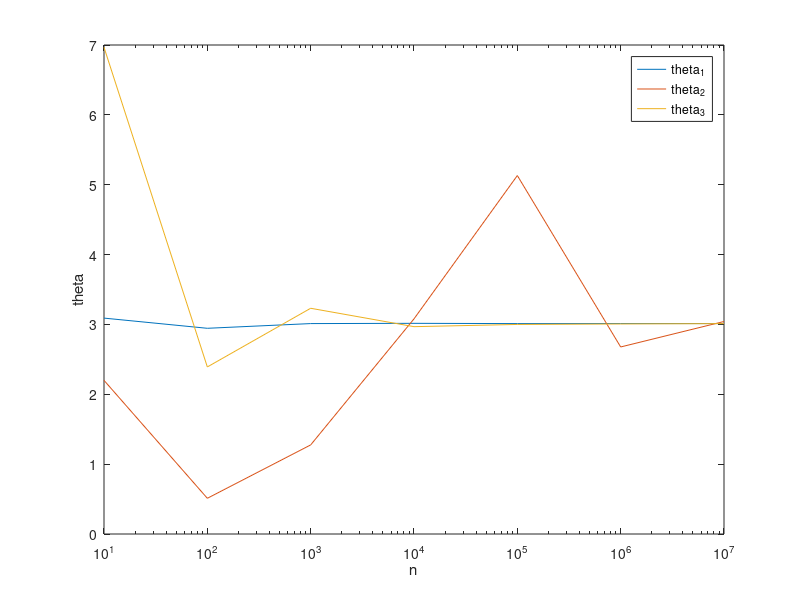
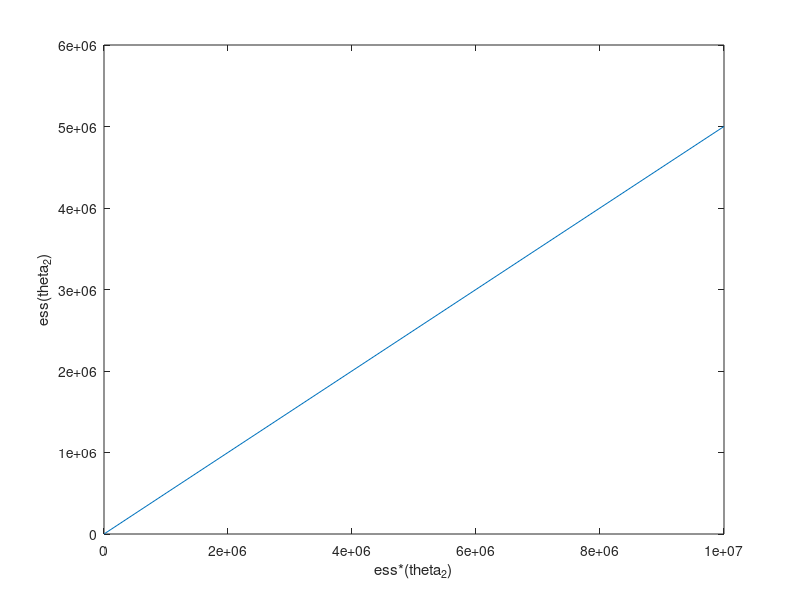
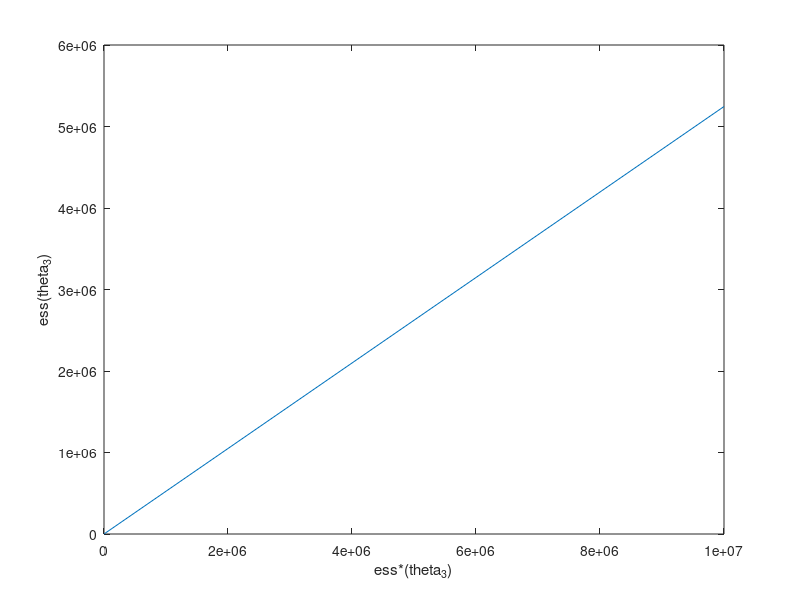

MATLAB code to generate these figures, in order:
clear;clc;close all;


n = 10.^[1:7];
% n = [10:10:100,200:100:1000,2000:1000:10000, 20000:10000:100000, 200000:100000:1000000];
theta = zeros(3,length(n));

h = @(x,y) sqrt(x.^2 + y.^2);
pi_xy = @(x,y) exp(-0.5.*((x-2).^2+(y-2).^2))./(2*pi);

% theta 1
mu1 = 2; sigma1 = 1;
cnt = 1;
for i = n
    x = normrnd(mu1,sigma1,1,i);
    y = normrnd(mu1,sigma1,1,i);
    theta(1,cnt) = sum(h(x,y))/i;
    cnt = cnt+1;
end


% theta 2
mu2 = 0; sigma2 = 1;
cnt = 1;
g = @(x,y) exp(-(1/(2*sigma2^2)).*(x.^2+y.^2))./(2*pi*sigma2^2);
w = @(x,y) pi_xy(x,y)./g(x,y);
for i = n
    x = normrnd(mu2,sigma2,1,i);
    y = normrnd(mu2,sigma2,1,i);
    theta(2,cnt) = sum(w(x,y).*h(x,y)) / i;
    w_mean = mean(w(x,y));
    var_w = sum((w(x,y) - w_mean).^2 ./ mean(w(x,y).^2)) / (i-1);
    ess2(cnt) = i/(1+var_w);
    cnt = cnt+1;
end


% theta 3
mu3 = 0; sigma3 = 4;
cnt = 1;
g = @(x,y) exp(-(1./(2*sigma3^2)).*(x.^2+y.^2))./(2*pi*sigma3^2);
w = @(x,y) pi_xy(x,y)./g(x,y);
for i = n
    x = normrnd(mu3,sigma3,1,i);
    y = normrnd(mu3,sigma3,1,i);
    theta(3,cnt) = sum(w(x,y).*h(x,y)) / i;
    w_mean = mean(w(x,y));
    var_w = sum((w(x,y) - w_mean).^2 ./ mean(w(x,y).^2)) / (i-1);
    ess3(cnt) = i/(1+var_w);
    cnt = cnt+1;
    
end
figure;
semilogx(n,theta(1,:),n,theta(2,:),n,theta(3,:));
xlabel('n'); ylabel('theta');
legend('theta_1','theta_2','theta_3')

figure;
plot(n,ess2);
xlabel('ess*(theta_2)'); ylabel('ess(theta_2)');
figure;
plot(n,ess3);
xlabel('ess*(theta_3)'); ylabel('ess(theta_3)');
